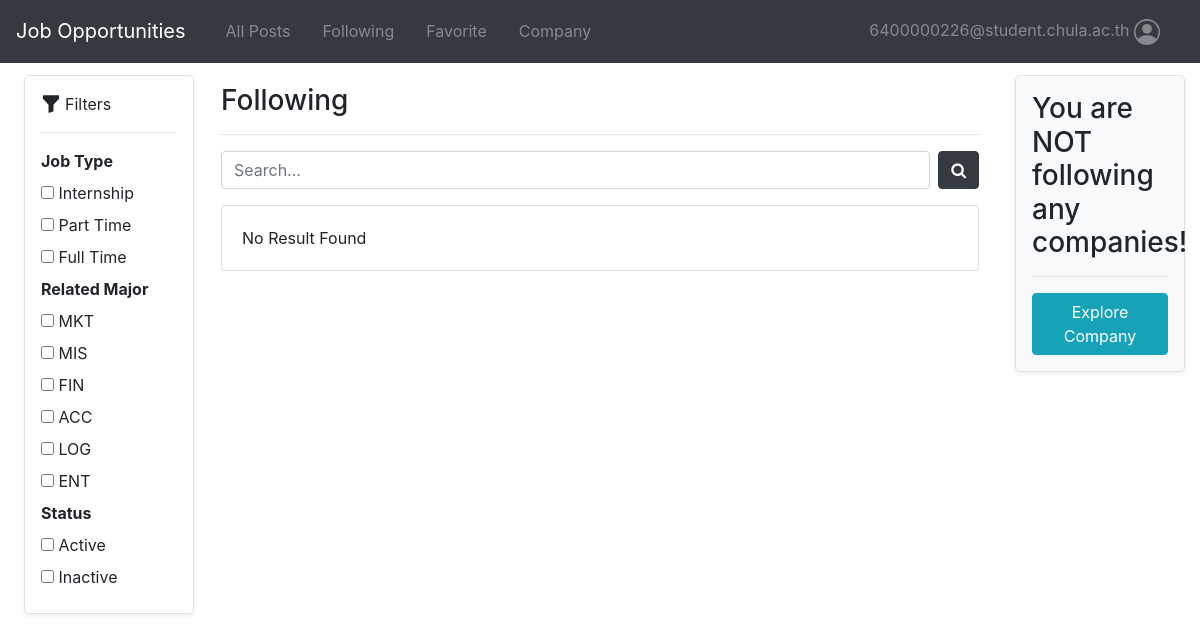
Screenshot of /following (signed in) with the database file from the repository.
### user_profiles/models.py (models this page shows, shortened)
class User(AbstractUser):
    fname = models.CharField(max_length=100, null=True, validators=[RegexValidator(regex=r'[\w]{3,}',message="First name must be more than 3 characters",code="invalid_firstname")])
    lname = models.CharField(max_length=100, null=True, validators=[RegexValidator(regex=r'[\w]{3,}',message="Last name must be more than 3 characters",code="invalid_lastname")])
    phone = models.CharField(validators=[MinLengthValidator(10, message='Invalid Phone Number')], max_length=10, null=True)
    user_photo = models.ImageField(upload_to=PathRename('user_profiles/Images'), storage=OverwriteStorage(), null=True, blank=True)
    followed_company = models.ManyToManyField(Company, related_name="following_user", blank=True)

class Major(models.Model):
    major_id = models.CharField(validators=[MinLengthValidator(3)], max_length=3, primary_key=True)
    major_desc = models.CharField(max_length=100, null=True)

### job_post/views.py (the view)
# urls.py: path("following", views.following, name="following"),
@login_required
def following(request):
    all_job_posts = JobPost.objects.filter(company__in=request.user.followed_company.all())
    search_term = ''
    if request.GET.get('search_term'):
        search_term = request.GET.get('search_term')
        all_job_posts = job_post_with_search_term(all_job_posts, search_term)
    return render(request, 'job_post/following.html', {
        'job_posts_list': all_job_posts.order_by('job_status', '-pk'),
        'followed_companies': request.user.followed_company.all(),
        'search_term': search_term,
        'job_type_choices': JobPost.job_type_choices,
        'all_major': Major.objects.all(),
        'job_status_choices': JobPost.job_status_choices,
    })

### templates/job_post/following.html (shortened to what this page needs)
{% extends "layout.html" %}
{% load static %}
{% block body %}
    <div class="container-fluid p-4">
        <div class="row">
            <div class="col-md-2 position-fixed" style="top: 75px; bottom: 0; overflow-y: auto;">
                <div  class="mb-4 border rounded-lg shadow-sm p-3">
                    <div class="d-flex align-items-center">
                        <svg xmlns="http://www.w3.org/2000/svg" width="20" height="20" fill="currentColor" class="bi bi-funnel-fill mr-1" viewBox="0 0 16 16">
                            <path d="M1.5 1.5A.5.5 0 0 1 2 1h12a.5.5 0 0 1 .5.5v2a.5.5 0 0 1-.128.334L10 8.692V13.5a.5.5 0 0 1-.342.474l-3 1A.5.5 0 0 1 6 14.5V8.692L1.628 3.834A.5.5 0 0 1 1.5 3.5z" />
                        </svg>
                        <div>Filters</div>
                    </div>
                    <hr />
                    <form>
                        <div class="font-weight-bold mb-2">Job Type</div>
                        {% for choice in job_type_choices %}
                        <div class="checkbox">
                            <label><input type="checkbox" name="job_type" value="{{ choice.1 }}" class="filter_checkbox" /> {{ choice.1 }}</label>
                        </div>
                        {% endfor %}
                        <div class="font-weight-bold mb-2">Related Major</div>
                        {% for major in all_major %}
                        <div class="checkbox">
                            <label><input type="checkbox" name="job_major" value="{{ major.pk }}" class="filter_checkbox" /> {{ major.major_id }}</label>
                        </div>
                        {% endfor %}
                        <div class="font-weight-bold mb-2">Status</div>
                        {% for choice in job_status_choices %}
                        <div class="checkbox">
                            <label><input type="checkbox" name="job_status" value="{{ choice.1 }}" class="filter_checkbox" /> {{ choice.1 }}</label>
                        </div>
                        {% endfor %}
                    </form>
                </div>
            </div>
            <div class="col-md-8 offset-md-2">
                <div class=""><h3>Following</h3></div>
                <hr />
                <form action="{% url 'job_post:following' %}" method="GET" class="flex-grow-1">
                    <div class="d-flex">
                        <input type="search" class="form-control" placeholder="Search..." name="search_term" value="{{ search_term }}" />
                        <span class="input-group-btn ml-2">
                            <button class="btn btn-dark" type="submit"><i class="fa fa-search"></i></button>
                        </span>
                    </div>
                </form>
                <div class="mt-3">
                    {% if not job_posts_list %}
                        <div class="card">
                            <div class="card-body no-result-found">No Result Found</div>
                        </div>
                    {% endif %}
                </div>
            </div>
            <div class="col-md-2 order-last position-fixed" style="top: 75px; right: 0; bottom: 0; overflow-y: auto;">
                <div  class="mb-4 border rounded-lg shadow-sm p-3 bg-light">
                    {% if not followed_companies %}
                        <h3>You are NOT following any companies!</h3>
                        <hr>
                        <a href="{% url 'company:index' %}" style="text-decoration: none;">
                            <button class="btn btn-info btn-block">Explore Company</button></a>
                    {% endif %}
                </div>
            </div>
        </div>
    </div>
{% endblock %}

### templates/layout.html (shortened to what this page needs)
{% load static %}
<!DOCTYPE html>
<html lang="en">
  <head>
    <link
      href="https://cdn.jsdelivr.net/npm/select2@4.1.0-rc.0/dist/css/select2.min.css"
      rel="stylesheet"
    />
    <link
      rel="stylesheet"
      href="https://stackpath.bootstrapcdn.com/bootstrap/4.4.1/css/bootstrap.min.css"
    />
    <link
      rel="stylesheet"
      href="https://cdn.jsdelivr.net/npm/bootstrap@4.4.1/dist/css/bootstrap.min.css"
    />
    <link
      rel="stylesheet"
      href="https://cdn.jsdelivr.net/npm/maplibre-gl@4.1.2/dist/maplibre-gl.min.css"
    />
    <link
      href="https://unpkg.com/maplibre-gl@latest/dist/maplibre-gl.css"
      rel="stylesheet"
    />
    <link
      rel="stylesheet"
      href="https://cdn.jsdelivr.net/npm/@maptiler/sdk@2.0.1/dist/maptiler-sdk.min.css"
    />
    <link
      href="https://cdn.maptiler.com/maptiler-sdk-js/v1.2.0/maptiler-sdk.css"
      rel="stylesheet"
    />
    <link
      href="https://cdn.maptiler.com/maptiler-geocoding-control/v1.2.0/style.css"
      rel="stylesheet"
    />
    <link
      href="https://maxcdn.bootstrapcdn.com/font-awesome/4.3.0/css/font-awesome.min.css"
      rel="stylesheet"
    />
    <link href="{% static 'job_post/styles.css' %}" rel="stylesheet" />
    <link href="{% static 'company/styles.css' %}" rel="stylesheet" />
  </head>
  <body>
    <nav class="navbar navbar-expand-lg navbar-dark bg-dark">
      <a class="navbar-brand" href="{% url 'job_post:index' %}"
        >Job Opportunities</a
      >
      <div>
        <ul class="navbar-nav mr-auto inline-block">
          <li class="nav-item">
            <a class="nav-link ml-3" href="{% url 'job_post:index' %}"
              >All Posts</a
            >
          </li>
          <li class="nav-item">
            <a class="nav-link ml-3" href="{% url 'job_post:following' %}"
              >Following</a
            >
          </li>
          <li class="nav-item">
            <a class="nav-link ml-3" href="{% url 'job_post:favourite' %}"
              >Favorite</a
            >
          </li>
          <li class="nav-item">
            <a class="nav-link ml-3" href="{% url 'company:index' %}"
              >Company</a
            >
          </li>
        </ul>
      </div>
      <div class="ml-auto pr-3">
        <ul class="navbar-nav mr-auto inline-block">
          {% if user.is_authenticated %}
          <li class="nav-item dropdown">
            <a
              class="nav-link dropdown"
              href="#"
              id="navbarDropdown"
              role="button"
              data-toggle="dropdown"
              aria-haspopup="true"
              aria-expanded="false"
            >
              {{ request.user.email }}
            </a>
          </li>
          {% endif %}
        </ul>
      </div>
    </nav>
    <div class="body" style="padding-top: 60px">
      {% block body %} {% endblock %}
    </div>
  </body>
</html>

### static/job_post/styles.css (style rules this page uses)
.nav-link { opacity: 0.8; padding: 10px 10px; }
.navbar { position: fixed; top: 0; width: 100%; z-index: 1000; }

### rows the page displays
User: user.email "6400000226@student.chula.ac.th"
Major: major_id "MKT"
Major: major_id "MIS"
Major: major_id "FIN"
Major: major_id "ACC"
Major: major_id "LOG"
Major: major_id "ENT"

### other values shown
{{ choice.1 }} "Internship" "Part Time" "Full Time"
{{ choice.1 }} "Active" "Inactive"
